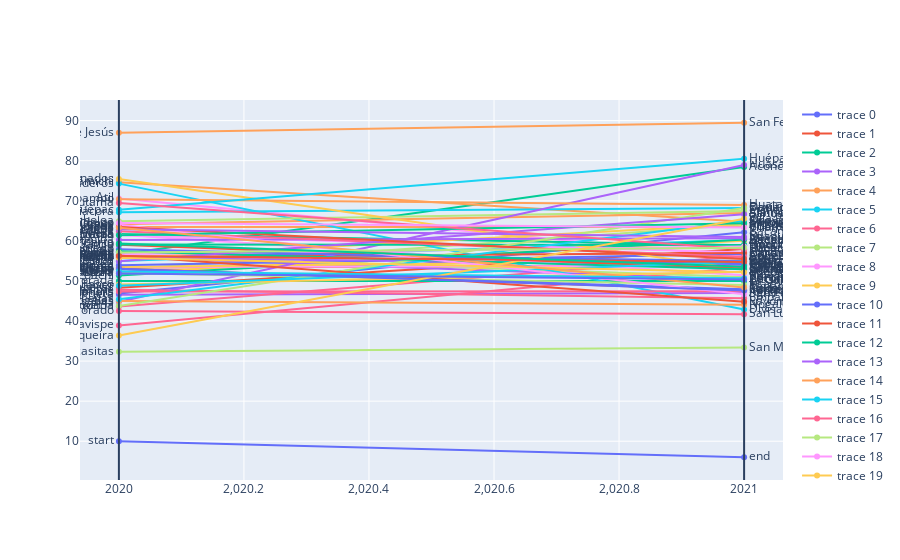

Write notebook code for a chart like this one.
### Code cell
import plotly.graph_objects as go

fig = go.Figure(go.Scatter(x=[2020, 2021], y=[10, 6], mode='lines+markers+text', 
                           text=['start', 'end'], textposition=['middle left', 'middle right']))
for i in dff['desc_municipio'].unique():
    try:
        var_2015 = dff[dff['desc_municipio'] == i]['porcentaje'].iloc[0]
        var_2020 = dff[dff['desc_municipio'] == i]['porcentaje'].iloc[1]
    except:
        continue
    fig.add_trace(go.Scatter(x=[2020, 2021], y=[var_2015, var_2020], mode='lines+markers+text', 
                            text=[i, i], textposition=['middle left', 'middle right']))
fig.add_shape(type='line', x0=2020, x1=2020, y0=0, y1=1, xref='x', yref='paper')
fig.add_shape(type='line', x0=2021, x1=2021, y0=0, y1=1, xref='x', yref='paper')
fig.show()

### Figure 1 — Plotly figure (JSON) as saved in the notebook; plotly's stock layout.template omitted (floating-point values rounded to 4 significant figures)
{"data": [{"mode": "lines+markers+text", "text": ["start", "end"], "textposition": ["middle left", "middle right"], "type": "scatter", "x": [2020, 2021], "y": [10, 6]}, {"mode": "lines+markers+text", "text": ["Estatal", "Estatal"], "textposition": ["middle left", "middle right"], "type": "scatter", "x": [2020, 2021], "y": [53.38, 53.93]}, {"mode": "lines+markers+text", "text": ["Aconchi", "Aconchi"], "textposition": ["middle left", "middle right"], "type": "scatter", "x": [2020, 2021], "y": [56.62, 78.45]}, {"mode": "lines+markers+text", "text": ["Agua Prieta", "Agua Prieta"], "textposition": ["middle left", "middle right"], "type": "scatter", "x": [2020, 2021], "y": [46.52, 47.01]}, {"mode": "lines+markers+text", "text": ["Alamos", "Alamos"], "textposition": ["middle left", "middle right"], "type": "scatter", "x": [2020, 2021], "y": [64.16, 66.95]}, {"mode": "lines+markers+text", "text": ["Altar", "Altar"], "textposition": ["middle left", "middle right"], "type": "scatter", "x": [2020, 2021], "y": [54.97, 60.23]}, {"mode": "lines+markers+text", "text": ["Arivechi", "Arivechi"], "textposition": ["middle left", "middle right"], "type": "scatter", "x": [2020, 2021], "y": [43.64, 56.25]}, {"mode": "lines+markers+text", "text": ["Arizpe", "Arizpe"], "textposition": ["middle left", "middle right"], "type": "scatter", "x": [2020, 2021], "y": [52.8, 64.08]}, {"mode": "lines+markers+text", "text": ["Atil", "Atil"], "textposition": ["middle left", "middle right"], "type": "scatter", "x": [2020, 2021], "y": [70.59, 56]}, {"mode": "lines+markers+text", "text": ["Bacadéhuachi", "Bacadéhuachi"], "textposition": ["middle left", "middle right"], "type": "scatter", "x": [2020, 2021], "y": [52, 60]}, {"mode": "lines+markers+text", "text": ["Bacanora", "Bacanora"], "textposition": ["middle left", "middle right"], "type": "scatter", "x": [2020, 2021], "y": [46.88, 62.16]}, {"mode": "lines+markers+text", "text": ["Bacerac", "Bacerac"], "textposition": ["middle left", "middle right"], "type": "scatter", "x": [2020, 2021], "y": [48.28, 57.97]}, {"mode": "lines+markers+text", "text": ["Bacoachi", "Bacoachi"], "textposition": ["middle left", "middle right"], "type": "scatter", "x": [2020, 2021], "y": [51.35, 60.32]}, {"mode": "lines+markers+text", "text": ["Bácum", "Bácum"], "textposition": ["middle left", "middle right"], "type": "scatter", "x": [2020, 2021], "y": [55.98, 50.27]}, {"mode": "lines+markers+text", "text": ["Banámichi", "Banámichi"], "textposition": ["middle left", "middle right"], "type": "scatter", "x": [2020, 2021], "y": [74.65, 64.77]}, {"mode": "lines+markers+text", "text": ["Baviácora", "Baviácora"], "textposition": ["middle left", "middle right"], "type": "scatter", "x": [2020, 2021], "y": [67.11, 68.22]}, {"mode": "lines+markers+text", "text": ["Bavispe", "Bavispe"], "textposition": ["middle left", "middle right"], "type": "scatter", "x": [2020, 2021], "y": [38.89, 53.33]}, {"mode": "lines+markers+text", "text": ["Benjamín Hill", "Benjamín Hill"], "textposition": ["middle left", "middle right"], "type": "scatter", "x": [2020, 2021], "y": [56.32, 50.97]}, {"mode": "lines+markers+text", "text": ["Caborca", "Caborca"], "textposition": ["middle left", "middle right"], "type": "scatter", "x": [2020, 2021], "y": [53.46, 53.78]}, {"mode": "lines+markers+text", "text": ["Cajeme", "Cajeme"], "textposition": ["middle left", "middle right"], "type": "scatter", "x": [2020, 2021], "y": [53.47, 55.07]}, {"mode": "lines+markers+text", "text": ["Cananea", "Cananea"], "textposition": ["middle left", "middle right"], "type": "scatter", "x": [2020, 2021], "y": [53.93, 56.69]}, {"mode": "lines+markers+text", "text": ["Carbó", "Carbó"], "textposition": ["middle left", "middle right"], "type": "scatter", "x": [2020, 2021], "y": [53.02, 47.66]}, {"mode": "lines+markers+text", "text": ["La Colorada", "La Colorada"], "textposition": ["middle left", "middle right"], "type": "scatter", "x": [2020, 2021], "y": [50, 50]}, {"mode": "lines+markers+text", "text": ["Cucurpe", "Cucurpe"], "textposition": ["middle left", "middle right"], "type": "scatter", "x": [2020, 2021], "y": [55.81, 54.05]}, {"mode": "lines+markers+text", "text": ["Cumpas", "Cumpas"], "textposition": ["middle left", "middle right"], "type": "scatter", "x": [2020, 2021], "y": [63.48, 63.49]}, {"mode": "lines+markers+text", "text": ["Divisaderos", "Divisaderos"], "textposition": ["middle left", "middle right"], "type": "scatter", "x": [2020, 2021], "y": [74.29, 42.86]}, {"mode": "lines+markers+text", "text": ["Empalme", "Empalme"], "textposition": ["middle left", "middle right"], "type": "scatter", "x": [2020, 2021], "y": [47.8, 45.7]}, {"mode": "lines+markers+text", "text": ["Etchojoa", "Etchojoa"], "textposition": ["middle left", "middle right"], "type": "scatter", "x": [2020, 2021], "y": [64.91, 67.48]}, {"mode": "lines+markers+text", "text": ["Fronteras", "Fronteras"], "textposition": ["middle left", "middle right"], "type": "scatter", "x": [2020, 2021], "y": [61.46, 57.09]}, {"mode": "lines+markers+text", "text": ["Granados", "Granados"], "textposition": ["middle left", "middle right"], "type": "scatter", "x": [2020, 2021], "y": [75.44, 52.78]}, {"mode": "lines+markers+text", "text": ["Guaymas", "Guaymas"], "textposition": ["middle left", "middle right"], "type": "scatter", "x": [2020, 2021], "y": [57.07, 54.94]}, {"mode": "lines+markers+text", "text": ["Hermosillo", "Hermosillo"], "textposition": ["middle left", "middle right"], "type": "scatter", "x": [2020, 2021], "y": [55.96, 56.97]}, {"mode": "lines+markers+text", "text": ["Huachinera", "Huachinera"], "textposition": ["middle left", "middle right"], "type": "scatter", "x": [2020, 2021], "y": [61.7, 58.93]}, {"mode": "lines+markers+text", "text": ["Huásabas", "Huásabas"], "textposition": ["middle left", "middle right"], "type": "scatter", "x": [2020, 2021], "y": [44.83, 78.95]}, {"mode": "lines+markers+text", "text": ["Huatabampo", "Huatabampo"], "textposition": ["middle left", "middle right"], "type": "scatter", "x": [2020, 2021], "y": [70.39, 68.95]}, {"mode": "lines+markers+text", "text": ["Huépac", "Huépac"], "textposition": ["middle left", "middle right"], "type": "scatter", "x": [2020, 2021], "y": [67.74, 80.49]}, {"mode": "lines+markers+text", "text": ["Imuris", "Imuris"], "textposition": ["middle left", "middle right"], "type": "scatter", "x": [2020, 2021], "y": [47.34, 47.43]}, {"mode": "lines+markers+text", "text": ["Magdalena", "Magdalena"], "textposition": ["middle left", "middle right"], "type": "scatter", "x": [2020, 2021], "y": [51.98, 48.95]}, {"mode": "lines+markers+text", "text": ["Mazatán", "Mazatán"], "textposition": ["middle left", "middle right"], "type": "scatter", "x": [2020, 2021], "y": [61.54, 51.43]}, {"mode": "lines+markers+text", "text": ["Moctezuma", "Moctezuma"], "textposition": ["middle left", "middle right"], "type": "scatter", "x": [2020, 2021], "y": [55.69, 64.22]}, {"mode": "lines+markers+text", "text": ["Naco", "Naco"], "textposition": ["middle left", "middle right"], "type": "scatter", "x": [2020, 2021], "y": [52.94, 47.94]}, {"mode": "lines+markers+text", "text": ["Nácori Chico", "Nácori Chico"], "textposition": ["middle left", "middle right"], "type": "scatter", "x": [2020, 2021], "y": [59.05, 53.09]}, {"mode": "lines+markers+text", "text": ["Nacozari de García", "Nacozari de García"], "textposition": ["middle left", "middle right"], "type": "scatter", "x": [2020, 2021], "y": [59.09, 58.99]}, {"mode": "lines+markers+text", "text": ["Navojoa", "Navojoa"], "textposition": ["middle left", "middle right"], "type": "scatter", "x": [2020, 2021], "y": [60.18, 60.68]}, {"mode": "lines+markers+text", "text": ["Nogales", "Nogales"], "textposition": ["middle left", "middle right"], "type": "scatter", "x": [2020, 2021], "y": [44.99, 44.03]}, {"mode": "lines+markers+text", "text": ["Onavas", "Onavas"], "textposition": ["middle left", "middle right"], "type": "scatter", "x": [2020, 2021], "y": [45.45, 65]}, {"mode": "lines+markers+text", "text": ["Opodepe", "Opodepe"], "textposition": ["middle left", "middle right"], "type": "scatter", "x": [2020, 2021], "y": [62.41, 56]}, {"mode": "lines+markers+text", "text": ["Oquitoa", "Oquitoa"], "textposition": ["middle left", "middle right"], "type": "scatter", "x": [2020, 2021], "y": [43.75, 68.18]}, {"mode": "lines+markers+text", "text": ["Pitiquito", "Pitiquito"], "textposition": ["middle left", "middle right"], "type": "scatter", "x": [2020, 2021], "y": [56.65, 58.6]}, {"mode": "lines+markers+text", "text": ["Puerto Peñasco", "Puerto Peñasco"], "textposition": ["middle left", "middle right"], "type": "scatter", "x": [2020, 2021], "y": [49.1, 52.32]}, {"mode": "lines+markers+text", "text": ["Quiriego", "Quiriego"], "textposition": ["middle left", "middle right"], "type": "scatter", "x": [2020, 2021], "y": [57.93, 54.22]}, {"mode": "lines+markers+text", "text": ["Rayón", "Rayón"], "textposition": ["middle left", "middle right"], "type": "scatter", "x": [2020, 2021], "y": [56.34, 44.78]}, {"mode": "lines+markers+text", "text": ["Rosario", "Rosario"], "textposition": ["middle left", "middle right"], "type": "scatter", "x": [2020, 2021], "y": [57.4, 52.94]}, {"mode": "lines+markers+text", "text": ["Sahuaripa", "Sahuaripa"], "textposition": ["middle left", "middle right"], "type": "scatter", "x": [2020, 2021], "y": [54.91, 66.67]}, {"mode": "lines+markers+text", "text": ["San Felipe de Jesús", "San Felipe de Jesús"], "textposition": ["middle left", "middle right"], "type": "scatter", "x": [2020, 2021], "y": [86.96, 89.47]}, {"mode": "lines+markers+text", "text": ["San Javier", "San Javier"], "textposition": ["middle left", "middle right"], "type": "scatter", "x": [2020, 2021], "y": [48.78, 54.84]}, {"mode": "lines+markers+text", "text": ["San Luis Río Colorado", "San Luis Río Colorado"], "textposition": ["middle left", "middle right"], "type": "scatter", "x": [2020, 2021], "y": [42.49, 41.66]}, {"mode": "lines+markers+text", "text": ["San Miguel de Horcasitas", "San Miguel de Horcasitas"], "textposition": ["middle left", "middle right"], "type": "scatter", "x": [2020, 2021], "y": [32.3, 33.38]}, {"mode": "lines+markers+text", "text": ["San Pedro de la Cueva", "San Pedro de la Cueva"], "textposition": ["middle left", "middle right"], "type": "scatter", "x": [2020, 2021], "y": [64, 46.67]}, {"mode": "lines+markers+text", "text": ["Santa Ana", "Santa Ana"], "textposition": ["middle left", "middle right"], "type": "scatter", "x": [2020, 2021], "y": [55.78, 52.14]}, {"mode": "lines+markers+text", "text": ["Santa Cruz", "Santa Cruz"], "textposition": ["middle left", "middle right"], "type": "scatter", "x": [2020, 2021], "y": [53.03, 47.62]}, {"mode": "lines+markers+text", "text": ["Sáric", "Sáric"], "textposition": ["middle left", "middle right"], "type": "scatter", "x": [2020, 2021], "y": [63.44, 55.45]}, {"mode": "lines+markers+text", "text": ["Soyopa", "Soyopa"], "textposition": ["middle left", "middle right"], "type": "scatter", "x": [2020, 2021], "y": [61.4, 64.38]}, {"mode": "lines+markers+text", "text": ["Suaqui Grande", "Suaqui Grande"], "textposition": ["middle left", "middle right"], "type": "scatter", "x": [2020, 2021], "y": [62.9, 60.98]}, {"mode": "lines+markers+text", "text": ["Tepache", "Tepache"], "textposition": ["middle left", "middle right"], "type": "scatter", "x": [2020, 2021], "y": [63.27, 48.39]}, {"mode": "lines+markers+text", "text": ["Trincheras", "Trincheras"], "textposition": ["middle left", "middle right"], "type": "scatter", "x": [2020, 2021], "y": [52.38, 50.67]}, {"mode": "lines+markers+text", "text": ["Tubutama", "Tubutama"], "textposition": ["middle left", "middle right"], "type": "scatter", "x": [2020, 2021], "y": [69.44, 57.89]}, {"mode": "lines+markers+text", "text": ["Ures", "Ures"], "textposition": ["middle left", "middle right"], "type": "scatter", "x": [2020, 2021], "y": [57.1, 58.25]}, {"mode": "lines+markers+text", "text": ["Villa Hidalgo", "Villa Hidalgo"], "textposition": ["middle left", "middle right"], "type": "scatter", "x": [2020, 2021], "y": [64.47, 63.33]}, {"mode": "lines+markers+text", "text": ["Villa Pesqueira", "Villa Pesqueira"], "textposition": ["middle left", "middle right"], "type": "scatter", "x": [2020, 2021], "y": [36.36, 65.52]}, {"mode": "lines+markers+text", "text": ["Yécora", "Yécora"], "textposition": ["middle left", "middle right"], "type": "scatter", "x": [2020, 2021], "y": [51.88, 50.38]}, {"mode": "lines+markers+text", "text": ["Benito Juárez", "Benito Juárez"], "textposition": ["middle left", "middle right"], "type": "scatter", "x": [2020, 2021], "y": [56.24, 54.73]}, {"mode": "lines+markers+text", "text": ["San Ignacio Río Muerto", "San Ignacio Río Muerto"], "textposition": ["middle left", "middle right"], "type": "scatter", "x": [2020, 2021], "y": [59.37, 53.55]}], "layout": {"shapes": [{"type": "line", "x0": 2020, "x1": 2020, "xref": "x", "y0": 0, "y1": 1, "yref": "paper"}, {"type": "line", "x0": 2021, "x1": 2021, "xref": "x", "y0": 0, "y1": 1, "yref": "paper"}]}}
